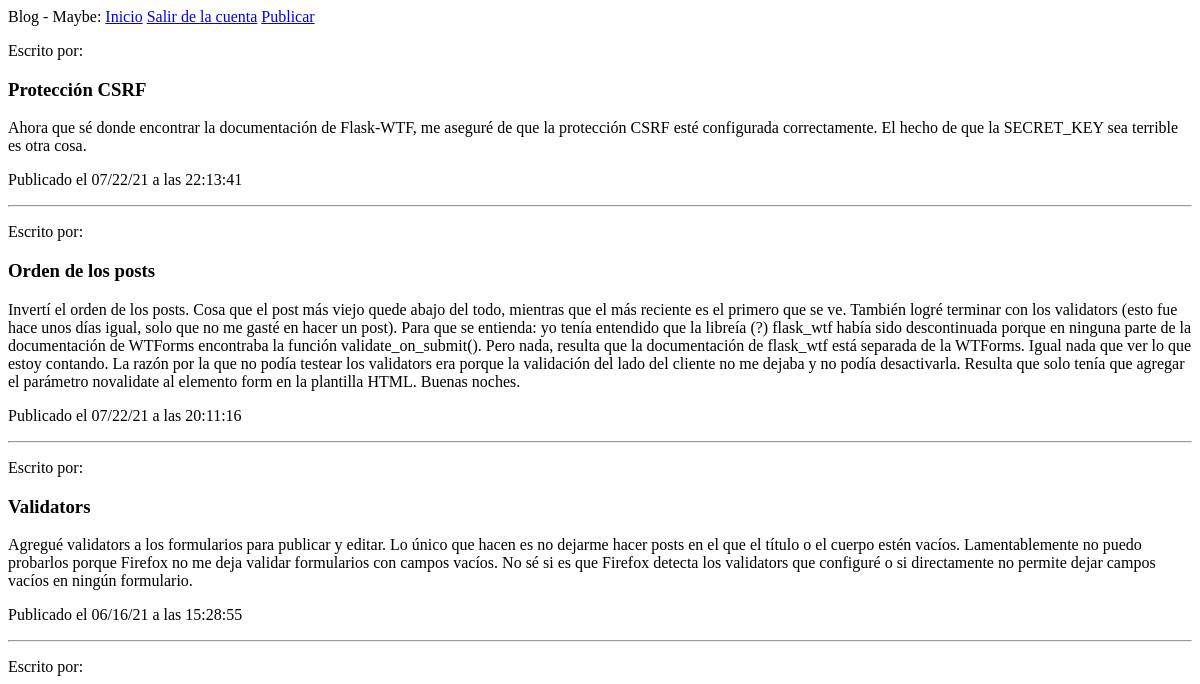
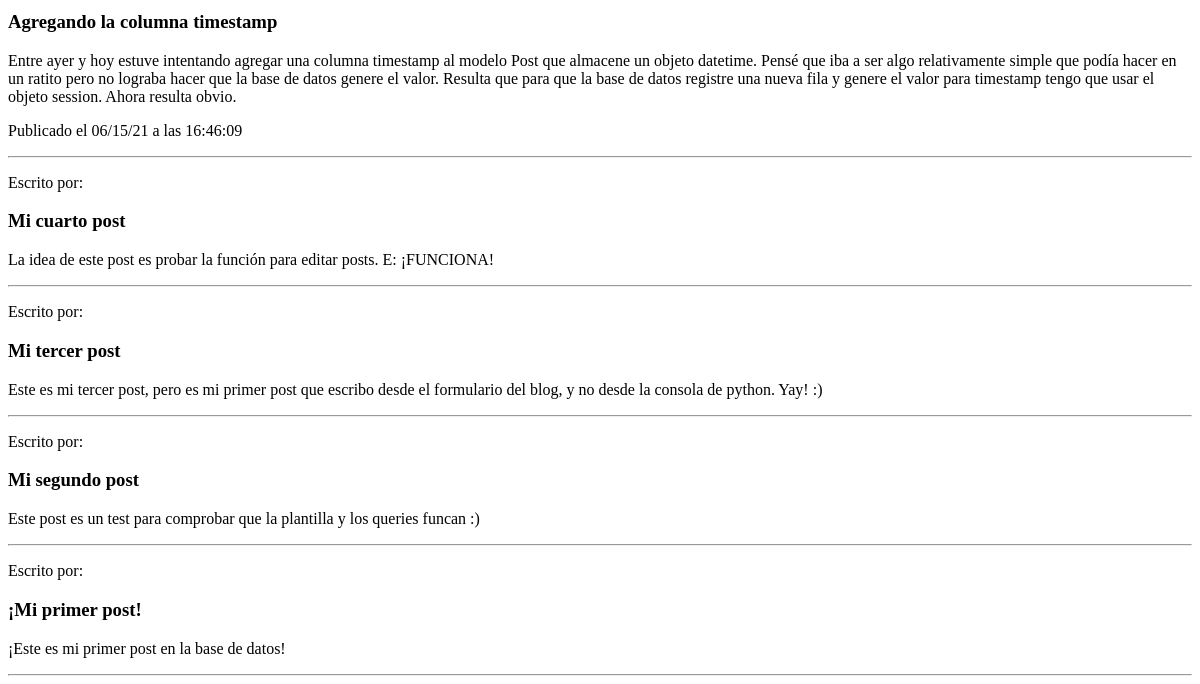
Before: /index (signed in) with the older database file (2 pictures, top to bottom).
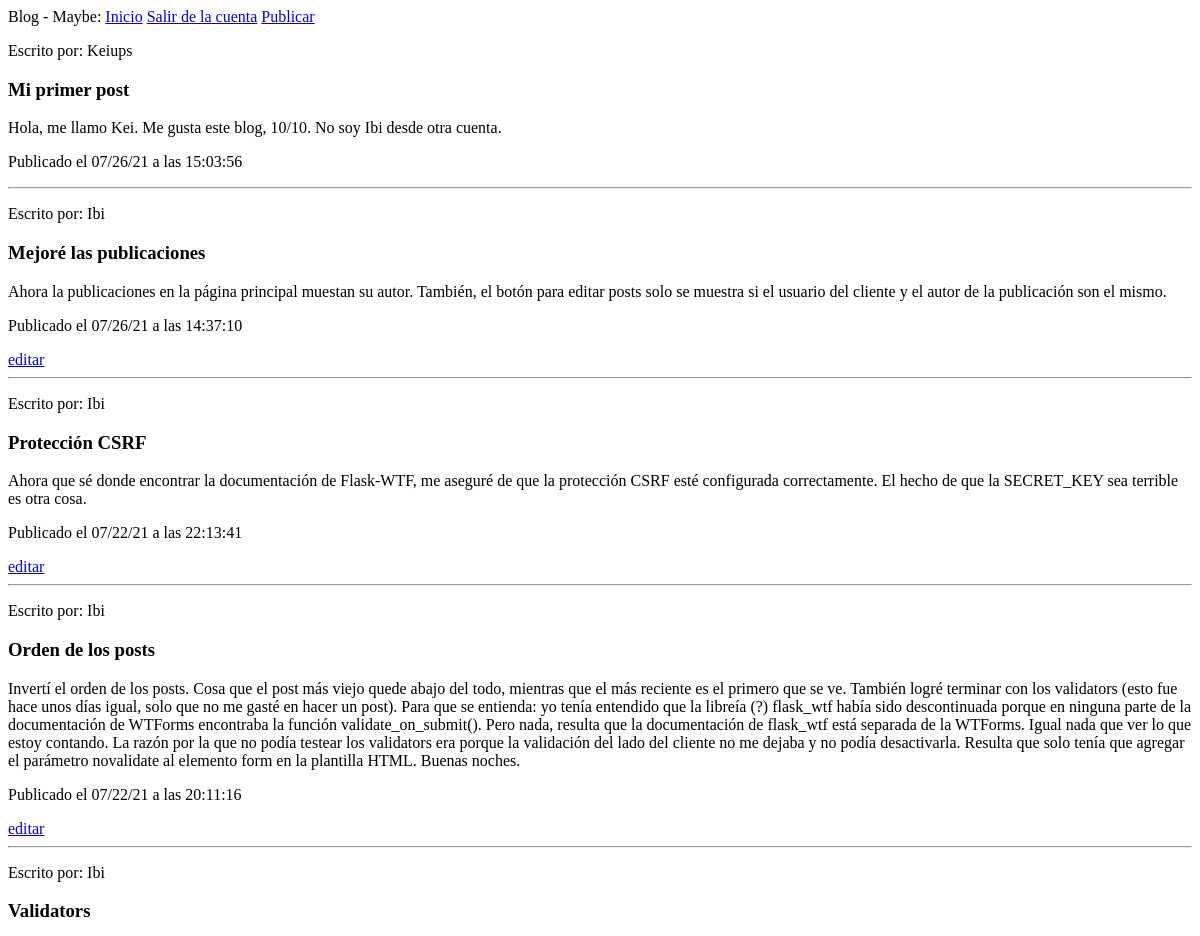
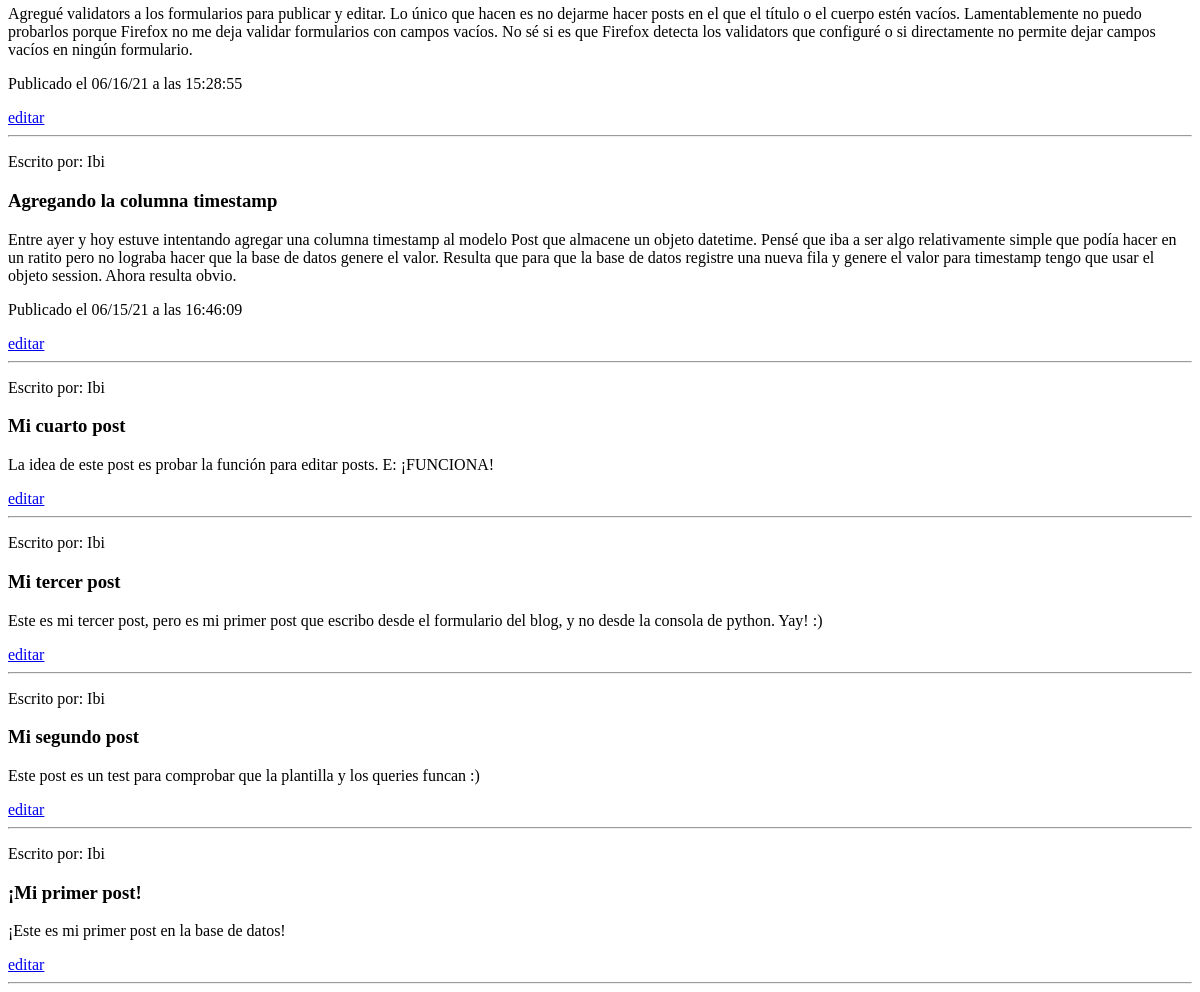
After: the same page with the newer database file (2 pictures, top to bottom).
### app/models.py (models this page shows, shortened)
class Post(db.Model):
    id = db.Column(db.Integer, primary_key=True)
    title = db.Column(db.String(50))
    body = db.Column(db.Text())
    timestamp = db.Column(db.DateTime(), default=datetime.now)
    user_id = db.Column(db.ForeignKey('user.id'))

class User(UserMixin, db.Model):
    id = db.Column(db.Integer, primary_key=True)
    username = db.Column(db.String(64), index=True, unique=True)
    email = db.Column(db.String(120), index=True, unique=True)
    password_hash = db.Column(db.String(128))
    posts = db.relationship('Post', backref='author', lazy='dynamic')

### app/routes.py (the view)
@app.route('/')
@app.route('/index')
def index():
    posts = Post.query.all()
    for i in range(len(posts)//2):
        aux = posts[i]
        posts[i] = posts[-1-i]
        posts[-1-i] = aux
    return render_template('index.html', title='Home Page', posts=posts)

### app/models.py (called while the page is built)
@login.user_loader
def load_user(id):
    return User.query.get(int(id))

### app/templates/index.html
{% extends "base.html" %}
{% block content %}
{% for post in posts %}
<p>Escrito por: {{ post.author.username }}</p>
<h3>{{ post.title }}</h3>
<p>{{ post.body }}</p>
{% if post.timestamp %}
<p>Publicado el {{ post.timestamp.strftime('%x') }} a las {{ post.timestamp.strftime('%X') }}</p>
{% endif %}
{% if current_user.id == post.author.id %}
<a href="/edit?p={{ post.id }}">editar</a>
{% endif %}
<hr>
{% endfor %}
{% endblock %}

Changed rows visible on the page:
added Post: author.username "Keiups", title "Mi primer post", body "Hola, me llamo Kei. Me gusta este blog, 10/10. No soy Ibi desde otra cuenta.", timestamp "07/26/21", timestamp "15:03:56"
added Post: author.username "Ibi", title "Mejoré las publicaciones", body "Ahora la publicaciones en la página principal muestan su autor. También, el botón para editar posts solo se muestra si el usuario del cliente y el autor de la publicación son el mismo.", timestamp "07/26/21", timestamp "14:37:10"
changed Post "Protección CSRF": author.username (not shown) → "Ibi"
changed Post "Orden de los posts": author.username (not shown) → "Ibi"
changed Post "Validators": author.username (not shown) → "Ibi"
changed Post "Agregando la columna timestamp": author.username (not shown) → "Ibi"
changed Post "Mi cuarto post": author.username (not shown) → "Ibi"
changed Post "Mi tercer post": author.username (not shown) → "Ibi"
changed Post "Mi segundo post": author.username (not shown) → "Ibi"
changed Post "¡Mi primer post!": author.username (not shown) → "Ibi"
